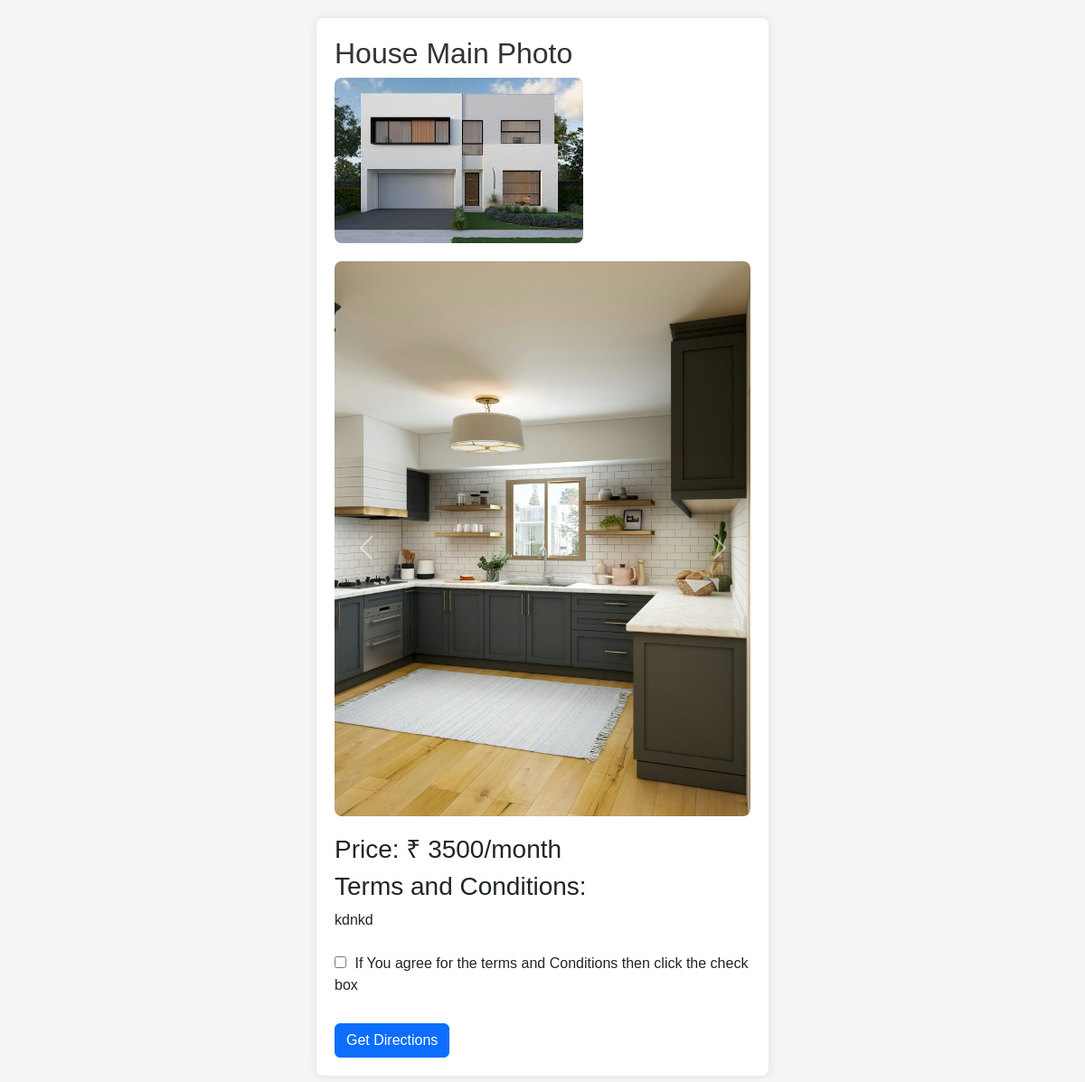
The app's page /public_user_profile/srinivas/ with its own data.
### authentication_app/models.py (models this page shows, shortened)
class UserProfile(models.Model):
    user = models.OneToOneField(User, on_delete=models.CASCADE)
    profile_photo= models.ImageField(upload_to='profile_photos', blank=True, null=True)
    extra_photos = models.ManyToManyField(Image, blank=True)
    bio = models.TextField(blank=True)
    price = models.DecimalField(max_digits=10,blank=True,decimal_places=0, default=0)
    first_name = models.CharField(max_length=30, blank=True)
    last_name = models.CharField(max_length=30, blank=True)
    email = models.EmailField(blank=True)
    mobile_number = models.CharField(max_length=15, blank=True)
    bedroom = models.DecimalField( max_digits=5, decimal_places=0, blank=True, default=0)
    hallroom = models.DecimalField( max_digits=5, decimal_places=0, blank=True, default=0)
    kitchen = models.DecimalField( max_digits=5, decimal_places=0, blank=True, default=0)
    location_info = models.CharField(max_length=100, blank=True )
    location_2 = models.CharField(max_length=100, blank=True)

class Image(models.Model):
    image = models.ImageField(upload_to='images', default="")
    created_at = models.DateTimeField(auto_now_add=True)
    updated_at = models.DateTimeField(auto_now=True)

### authentication_app/views.py (the view)
# urls.py: path('public_user_profile/<str:username>/', public_user_profile, name='public_user_profile'),
def public_user_profile(request, username):
    user_profile = get_object_or_404(UserProfile, user__username=username)
    extra_photos = user_profile.extra_photos.all()
    return render(request, 'public_user_profile.html', {'user_profile': user_profile, 'extra_photos': extra_photos})

### templates/public_user_profile.html (shortened to what this page needs)
<!DOCTYPE html>
<html lang="en">
<head>
    <link href="https://cdn.jsdelivr.net/npm/bootstrap@5.3.2/dist/css/bootstrap.min.css" rel="stylesheet"
>
</head>
<body>
    <div id="profile-container">
        <h2>House Main Photo</h2>
        {% if user_profile.profile_photo %}
    <img src="{{ user_profile.profile_photo.url }}" alt="{{ user_profile.user.username }}">
{% else %}
    <img src="/static/images/default_profile.jpeg" alt="Default Profile">
{% endif %}
        <div id="carouselExample" class="carousel slide" data-bs-ride="carousel">
            <div class="carousel-inner">
                {% for photo in extra_photos %}
                <div class="carousel-item {% if forloop.first %}active{% endif %}">
                    <img src="{{ photo.image.url }}" class="d-block w-100" alt="{{ user_profile.user.username }} extra photo">
                </div>
                {% endfor %}
            </div>
            <button class="carousel-control-prev" type="button" data-bs-target="#carouselExample" data-bs-slide="prev">
                <span class="carousel-control-prev-icon" aria-hidden="true"></span>
            </button>
            <button class="carousel-control-next" type="button" data-bs-target="#carouselExample" data-bs-slide="next">
                <span class="carousel-control-next-icon" aria-hidden="true"></span>
            </button>
        </div>
        <h3>Price: ₹ {{user_profile.price}}/month </strong>
        <h3>Terms and Conditions:</h3>{{ user_profile.bio }}
        <label><br><input type="checkbox" id="showContactInfo"> If You agree for the terms and Conditions then click
            the check box</label>
        <a
            href="https://www.google.com/maps/search/?api=1&query={{ user_profile.location_2|urlencode }}"
            target="_blank"
            class="btn btn-primary"
        >
        Get Directions
        </a>
    </div>
</body>
</html>

### templates/public_user_profile.html (style rules this page uses)
body { font-family: 'Arial', sans-serif; background-color: #f5f5f5; margin: 0; padding: 0; box-sizing: border-box; }
#profile-container { max-width: 500px; margin: 20px auto; background-color: #fff; padding: 20px; border-radius: 8px; box-shadow: 0 0 10px rgba(0, 0, 0, 0.1); }
img { max-width: 100%; height: auto; border-radius: 8px; margin-bottom: 20px; }
h2 { color: #333; }
label { display: block; margin-bottom: 10px; }
input[type="checkbox"] { margin-right: 5px; }
a { color: #3498db; text-decoration: none; display: block; margin-top: 20px; }

### records on screen
UserProfile: profile_photo (picture), price "3500", bio "kdnkd"
Image: image (picture)
